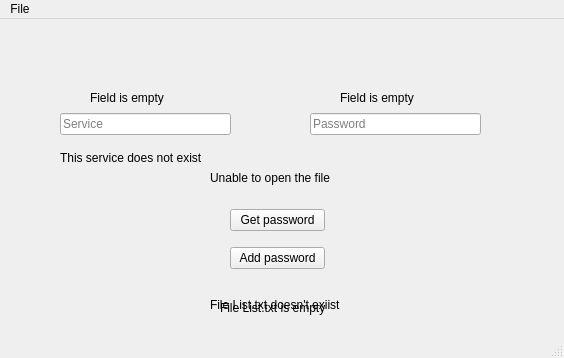
<?xml version="1.0" encoding="UTF-8"?>
<ui version="4.0">
 <class>MainWindow</class>
 <widget class="QMainWindow" name="MainWindow">
  <property name="geometry">
   <rect>
    <x>0</x>
    <y>0</y>
    <width>564</width>
    <height>358</height>
   </rect>
  </property>
  <property name="minimumSize">
   <size>
    <width>564</width>
    <height>358</height>
   </size>
  </property>
  <property name="maximumSize">
   <size>
    <width>564</width>
    <height>358</height>
   </size>
  </property>
  <property name="windowTitle">
   <string>MainWindow</string>
  </property>
  <widget class="QWidget" name="centralwidget">
   <widget class="QLabel" name="Exist">
    <property name="geometry">
     <rect>
      <x>210</x>
      <y>270</y>
      <width>151</width>
      <height>31</height>
     </rect>
    </property>
    <property name="text">
     <string>File List.txt doesn't exiist</string>
    </property>
   </widget>
   <widget class="QLabel" name="Empty">
    <property name="geometry">
     <rect>
      <x>220</x>
      <y>280</y>
      <width>121</width>
      <height>18</height>
     </rect>
    </property>
    <property name="text">
     <string>File List.txt is empty</string>
    </property>
   </widget>
   <widget class="QLabel" name="FieldSRV">
    <property name="geometry">
     <rect>
      <x>90</x>
      <y>70</y>
      <width>91</width>
      <height>18</height>
     </rect>
    </property>
    <property name="text">
     <string>Field is empty</string>
    </property>
   </widget>
   <widget class="QLabel" name="FieldPWD">
    <property name="geometry">
     <rect>
      <x>340</x>
      <y>70</y>
      <width>91</width>
      <height>18</height>
     </rect>
    </property>
    <property name="text">
     <string>Field is empty</string>
    </property>
   </widget>
   <widget class="QLabel" name="Unable">
    <property name="geometry">
     <rect>
      <x>210</x>
      <y>150</y>
      <width>141</width>
      <height>18</height>
     </rect>
    </property>
    <property name="text">
     <string>Unable to open the file</string>
    </property>
   </widget>
   <widget class="QLabel" name="ExistSRV">
    <property name="geometry">
     <rect>
      <x>60</x>
      <y>130</y>
      <width>171</width>
      <height>18</height>
     </rect>
    </property>
    <property name="text">
     <string>This service does not exist</string>
    </property>
   </widget>
   <widget class="QWidget" name="verticalLayoutWidget">
    <property name="geometry">
     <rect>
      <x>230</x>
      <y>180</y>
      <width>95</width>
      <height>81</height>
     </rect>
    </property>
    <layout class="QVBoxLayout" name="Buttons">
     <item>
      <widget class="QPushButton" name="GetPassword">
       <property name="text">
        <string>Get password</string>
       </property>
      </widget>
     </item>
     <item>
      <widget class="QPushButton" name="Add">
       <property name="text">
        <string>Add password</string>
       </property>
      </widget>
     </item>
    </layout>
   </widget>
   <widget class="QWidget" name="horizontalLayoutWidget">
    <property name="geometry">
     <rect>
      <x>60</x>
      <y>90</y>
      <width>421</width>
      <height>31</height>
     </rect>
    </property>
    <layout class="QHBoxLayout" name="Fields">
     <property name="spacing">
      <number>79</number>
     </property>
     <item>
      <widget class="QLineEdit" name="Service">
       <property name="enabled">
        <bool>true</bool>
       </property>
       <property name="text">
        <string/>
       </property>
       <property name="frame">
        <bool>true</bool>
       </property>
       <property name="cursorPosition">
        <number>0</number>
       </property>
       <property name="dragEnabled">
        <bool>false</bool>
       </property>
       <property name="placeholderText">
        <string>Service</string>
       </property>
       <property name="clearButtonEnabled">
        <bool>false</bool>
       </property>
      </widget>
     </item>
     <item>
      <widget class="QLineEdit" name="Password">
       <property name="text">
        <string/>
       </property>
       <property name="readOnly">
        <bool>false</bool>
       </property>
       <property name="placeholderText">
        <string>Password</string>
       </property>
      </widget>
     </item>
    </layout>
   </widget>
  </widget>
  <widget class="QStatusBar" name="statusbar"/>
  <widget class="QMenuBar" name="menuBar">
   <property name="geometry">
    <rect>
     <x>0</x>
     <y>0</y>
     <width>564</width>
     <height>26</height>
    </rect>
   </property>
   <widget class="QMenu" name="menuFile">
    <property name="title">
     <string>File</string>
    </property>
    <addaction name="ChangeUser"/>
    <addaction name="separator"/>
    <addaction name="actionQuit"/>
    <addaction name="separator"/>
   </widget>
   <addaction name="menuFile"/>
  </widget>
  <action name="ChangeUser">
   <property name="text">
    <string>Change user</string>
   </property>
  </action>
  <action name="actionQuit">
   <property name="text">
    <string>Quit</string>
   </property>
  </action>
  <action name="actionQuit1">
   <property name="text">
    <string>Quit1</string>
   </property>
  </action>
 </widget>
 <resources/>
 <connections/>
</ui>
